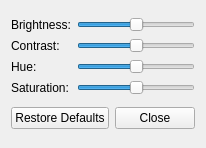
<ui version="4.0" >
 <class>VideoSettingsWidget</class>
 <widget class="QWidget" name="VideoSettingsWidget" >
  <property name="geometry" >
   <rect>
    <x>0</x>
    <y>0</y>
    <width>192</width>
    <height>148</height>
   </rect>
  </property>
  <layout class="QVBoxLayout" >
   <item>
    <layout class="QGridLayout" >
     <item row="0" column="0" >
      <widget class="QLabel" name="brightnessLabel" >
       <property name="text" >
        <string>Brightness:</string>
       </property>
      </widget>
     </item>
     <item row="0" column="1" >
      <widget class="QSlider" name="brightnessSlider" >
       <property name="minimum" >
        <number>-100</number>
       </property>
       <property name="maximum" >
        <number>100</number>
       </property>
       <property name="orientation" >
        <enum>Qt::Horizontal</enum>
       </property>
       <property name="tickPosition" >
        <enum>QSlider::NoTicks</enum>
       </property>
      </widget>
     </item>
     <item row="1" column="0" >
      <widget class="QLabel" name="contrastLabel" >
       <property name="text" >
        <string>Contrast:</string>
       </property>
      </widget>
     </item>
     <item row="1" column="1" >
      <widget class="QSlider" name="contrastSlider" >
       <property name="minimum" >
        <number>-100</number>
       </property>
       <property name="maximum" >
        <number>100</number>
       </property>
       <property name="orientation" >
        <enum>Qt::Horizontal</enum>
       </property>
       <property name="tickPosition" >
        <enum>QSlider::NoTicks</enum>
       </property>
      </widget>
     </item>
     <item row="2" column="0" >
      <widget class="QLabel" name="hueLabel" >
       <property name="text" >
        <string>Hue:</string>
       </property>
      </widget>
     </item>
     <item row="2" column="1" >
      <widget class="QSlider" name="hueSlider" >
       <property name="minimum" >
        <number>-100</number>
       </property>
       <property name="maximum" >
        <number>100</number>
       </property>
       <property name="orientation" >
        <enum>Qt::Horizontal</enum>
       </property>
       <property name="tickPosition" >
        <enum>QSlider::NoTicks</enum>
       </property>
      </widget>
     </item>
     <item row="3" column="0" >
      <widget class="QLabel" name="saturationLabel" >
       <property name="text" >
        <string>Saturation:</string>
       </property>
      </widget>
     </item>
     <item row="3" column="1" >
      <widget class="QSlider" name="saturationSlider" >
       <property name="minimum" >
        <number>-100</number>
       </property>
       <property name="maximum" >
        <number>100</number>
       </property>
       <property name="orientation" >
        <enum>Qt::Horizontal</enum>
       </property>
       <property name="tickPosition" >
        <enum>QSlider::NoTicks</enum>
       </property>
      </widget>
     </item>
    </layout>
   </item>
   <item>
    <layout class="QHBoxLayout" >
     <item>
      <spacer>
       <property name="orientation" >
        <enum>Qt::Horizontal</enum>
       </property>
       <property name="sizeHint" >
        <size>
         <width>40</width>
         <height>20</height>
        </size>
       </property>
      </spacer>
     </item>
     <item>
      <widget class="QPushButton" name="defaultsButton" >
       <property name="text" >
        <string>Restore Defaults</string>
       </property>
      </widget>
     </item>
     <item>
      <widget class="QPushButton" name="closeButton" >
       <property name="text" >
        <string>Close</string>
       </property>
      </widget>
     </item>
     <item>
      <spacer>
       <property name="orientation" >
        <enum>Qt::Horizontal</enum>
       </property>
       <property name="sizeHint" >
        <size>
         <width>40</width>
         <height>20</height>
        </size>
       </property>
      </spacer>
     </item>
    </layout>
   </item>
  </layout>
 </widget>
 <resources/>
 <connections/>
</ui>
